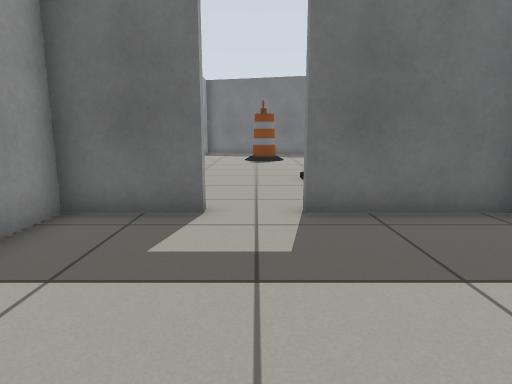
View 1 (above)

12 first-person views from a walk through a Gazebo world. The camera is 0.7 m above the floor, tilts 10° down and sees 75° across. The floor is counted in squares, 0.5 m on a side. Each view is taken from the middle of a square. On the plan, view 1 faces up. The plan holds only what a view shows up to about 15 squares ahead; the rest is blank. The robots in the file are not drawn.

View 2
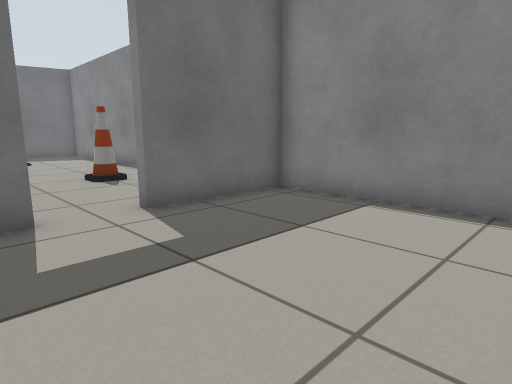

View 3
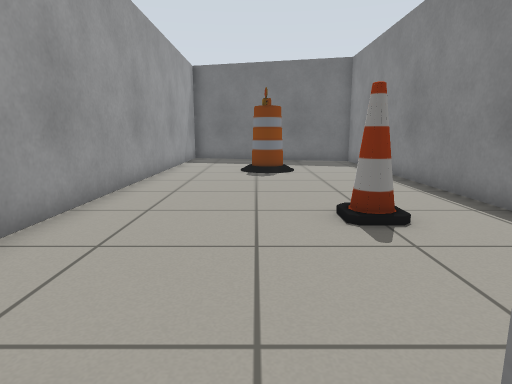

View 4
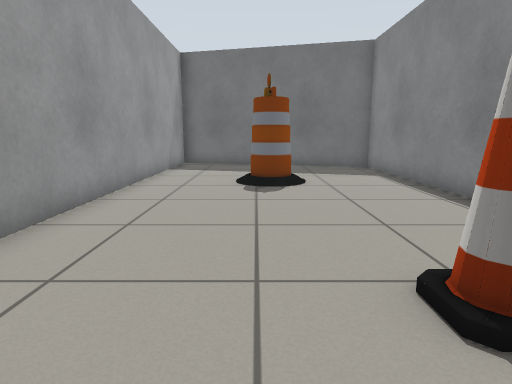

View 5
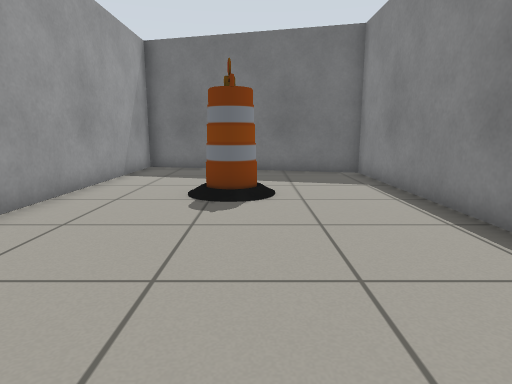

View 6
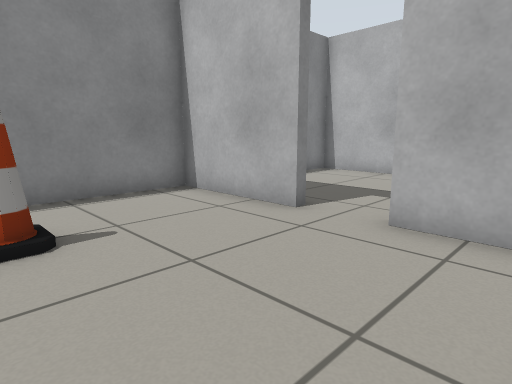

View 7
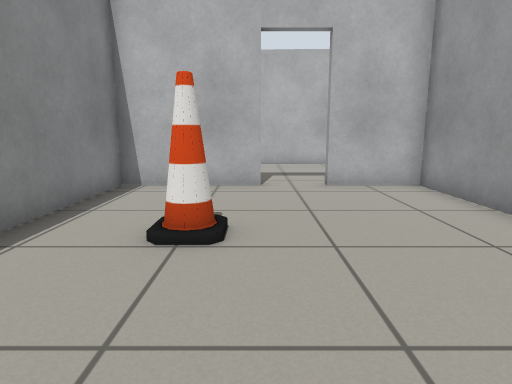

View 8
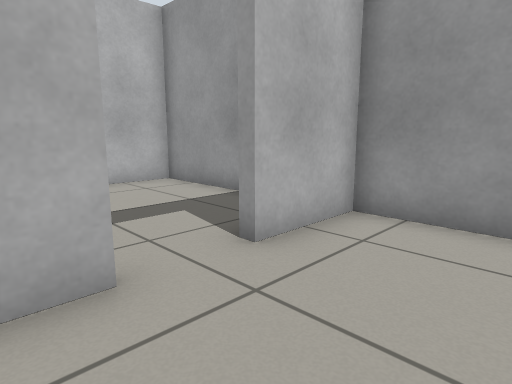

View 9
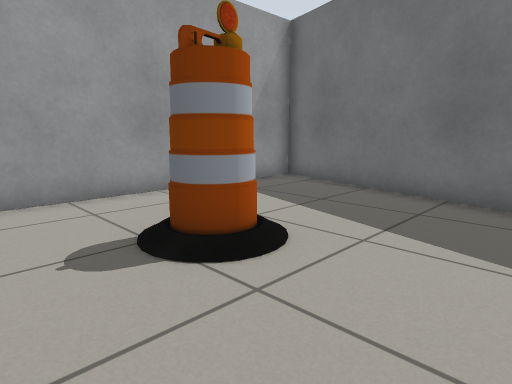

View 10
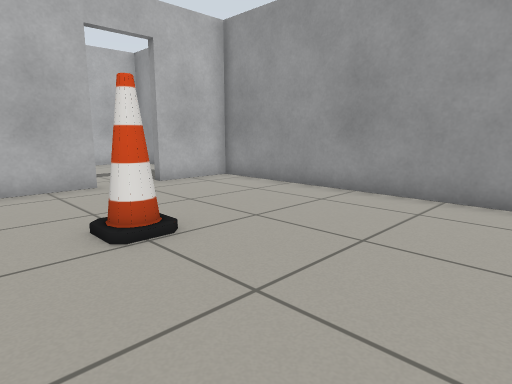

View 11
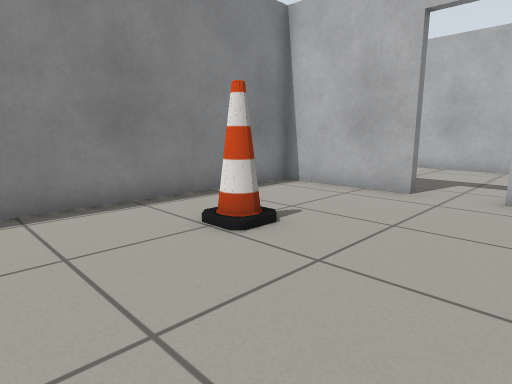

View 12
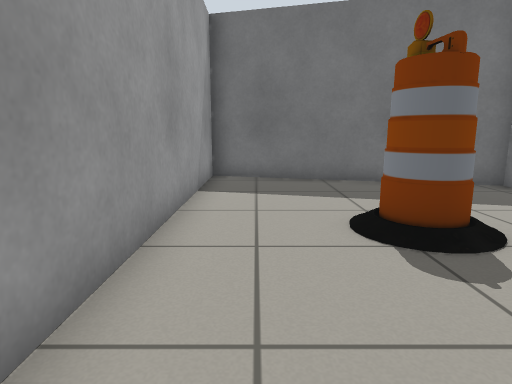

### Floor plan
Points are (right, up) in squares from view 1. A wall is a line through its corners. A room is listed if a view was taken in it or the views show most of it. See-through windows are left out.
Room 1 (views 1, 2, 3)
walls: (-0.9, 5.7) (-3.4, 5.7) (-3.4, -0.3) (4.7, -0.6) (4.7, 5.7) (0.9, 5.7)
ways out: open door at (-0.5, 6) to room 2
Room 2 (views 4, 5, 6, 7, 8, 9, 10, 11, 12)
walls: (0.9, 6) (4.7, 6) (4.7, 21.9) (-3.4, 24) (-3.4, 6) (-0.9, 6)
ways out: open door at (-0.5, 6) to room 1
objects: barrel (0, 17) to (1, 18); cone (2, 10) to (2, 11)

Positions as (right, up) in squares from view 1, and headings:
1: (0, 0), facing up
2: (-2, 0), facing up-right
3: (0, 5), facing up
4: (0, 8), facing up
5: (1, 10), facing up
6: (-3, 11), facing down-right
7: (1, 15), facing down
8: (2, 9), facing down-left
9: (4, 15), facing up-left
10: (4, 15), facing down-left
11: (-2, 14), facing down-right
12: (-2, 13), facing up
